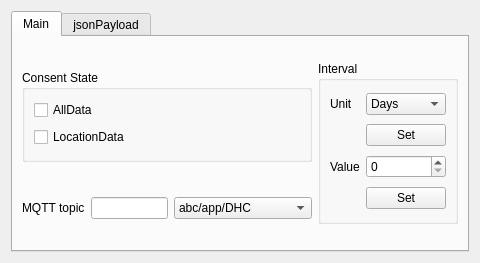
<?xml version="1.0" encoding="UTF-8"?>
<ui version="4.0">
 <class>dhcWidget</class>
 <widget class="QWidget" name="dhcWidget">
  <property name="geometry">
   <rect>
    <x>0</x>
    <y>0</y>
    <width>480</width>
    <height>263</height>
   </rect>
  </property>
  <property name="windowTitle">
   <string>Form</string>
  </property>
  <layout class="QGridLayout" name="gridLayout">
   <item row="0" column="0">
    <widget class="QTabWidget" name="tabWidget">
     <property name="currentIndex">
      <number>0</number>
     </property>
     <widget class="QWidget" name="main">
      <attribute name="title">
       <string>Main</string>
      </attribute>
      <layout class="QGridLayout" name="gridLayout_3">
       <item row="0" column="0">
        <widget class="QGroupBox" name="groupBox">
         <property name="maximumSize">
          <size>
           <width>327</width>
           <height>92</height>
          </size>
         </property>
         <property name="title">
          <string>Consent State</string>
         </property>
         <layout class="QVBoxLayout" name="verticalLayout_3">
          <item>
           <widget class="QCheckBox" name="checkBox_dhcAllData">
            <property name="text">
             <string>AllData</string>
            </property>
           </widget>
          </item>
          <item>
           <widget class="QCheckBox" name="checkBox_dhclocationData">
            <property name="text">
             <string>LocationData</string>
            </property>
           </widget>
          </item>
         </layout>
        </widget>
       </item>
       <item row="1" column="0">
        <layout class="QHBoxLayout" name="horizontalLayout_5">
         <item>
          <widget class="QLabel" name="label_dhcMqttTopic">
           <property name="text">
            <string>MQTT topic</string>
           </property>
          </widget>
         </item>
         <item>
          <widget class="QLineEdit" name="lineEdit_dhcVin"/>
         </item>
         <item>
          <widget class="QComboBox" name="comboBox_dhcMqttTopic">
           <item>
            <property name="text">
             <string>abc/app/DHC</string>
            </property>
           </item>
           <item>
            <property name="text">
             <string>abc/app/DHC/result</string>
            </property>
           </item>
          </widget>
         </item>
        </layout>
       </item>
       <item row="0" column="1" rowspan="2">
        <widget class="QGroupBox" name="groupBox_2">
         <property name="title">
          <string>Interval</string>
         </property>
         <layout class="QGridLayout" name="gridLayout_2">
          <item row="0" column="0">
           <widget class="QLabel" name="label_dhcIntervalUnit">
            <property name="text">
             <string>Unit</string>
            </property>
           </widget>
          </item>
          <item row="0" column="1">
           <widget class="QComboBox" name="comboBox_dhcIntervalUnit">
            <property name="sizePolicy">
             <sizepolicy hsizetype="Preferred" vsizetype="Fixed">
              <horstretch>0</horstretch>
              <verstretch>0</verstretch>
             </sizepolicy>
            </property>
            <item>
             <property name="text">
              <string>Days</string>
             </property>
            </item>
            <item>
             <property name="text">
              <string>Minnus</string>
             </property>
            </item>
           </widget>
          </item>
          <item row="1" column="1">
           <widget class="QPushButton" name="pushButton_dhcSetIntervalUnit">
            <property name="text">
             <string>Set</string>
            </property>
           </widget>
          </item>
          <item row="2" column="0">
           <widget class="QLabel" name="label_dhcIntervalValue">
            <property name="text">
             <string>Value</string>
            </property>
           </widget>
          </item>
          <item row="2" column="1">
           <widget class="QSpinBox" name="spinBox_dhcIntervalValue">
            <property name="sizePolicy">
             <sizepolicy hsizetype="Preferred" vsizetype="Fixed">
              <horstretch>0</horstretch>
              <verstretch>0</verstretch>
             </sizepolicy>
            </property>
           </widget>
          </item>
          <item row="3" column="1">
           <widget class="QPushButton" name="pushButton_dhcSetIntervalValue">
            <property name="text">
             <string>Set</string>
            </property>
           </widget>
          </item>
         </layout>
        </widget>
       </item>
      </layout>
     </widget>
     <widget class="QWidget" name="JsonPayload">
      <attribute name="title">
       <string>jsonPayload</string>
      </attribute>
     </widget>
    </widget>
   </item>
  </layout>
 </widget>
 <resources/>
 <connections/>
</ui>
